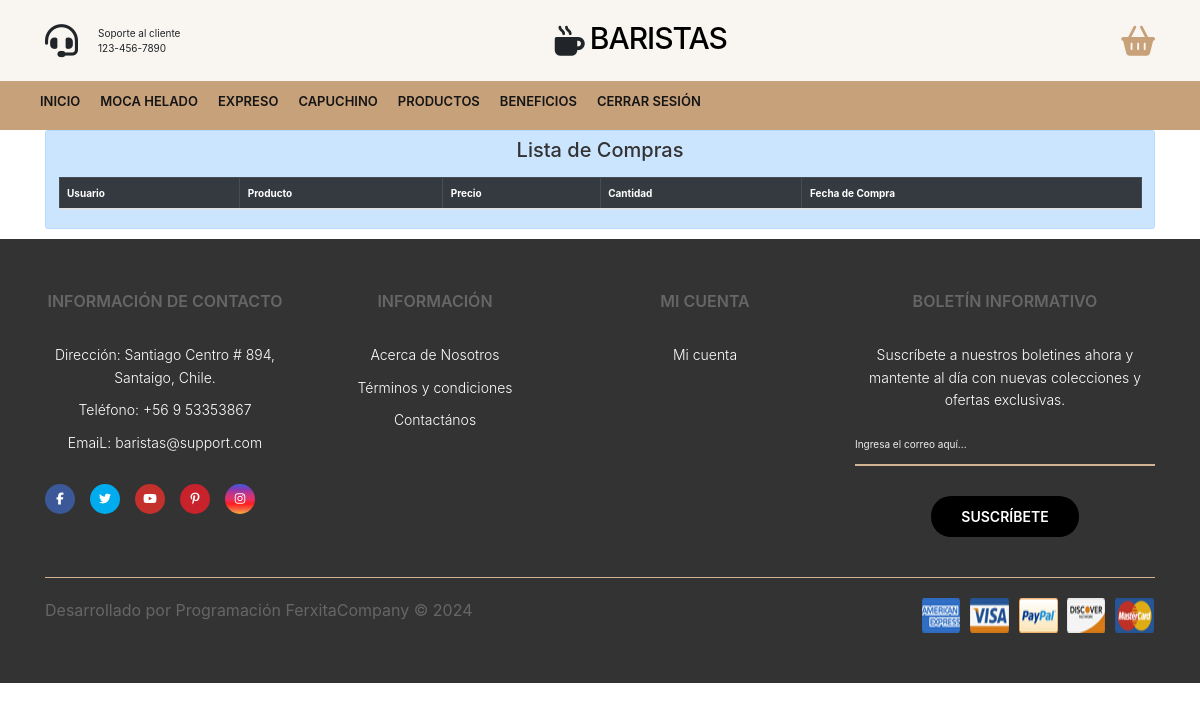
Before: /proyecto/admin/lista-compras/ with the older database file.
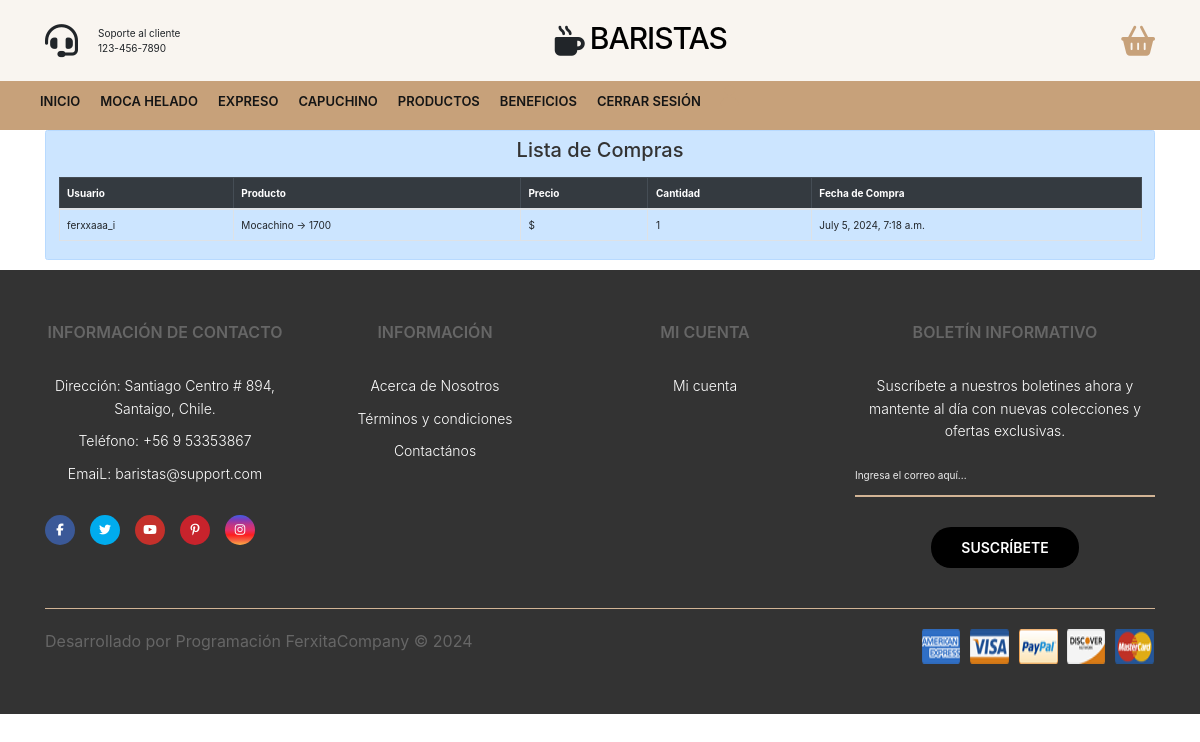
After: the same page with the newer database file.
### proyecto/models.py (models this page shows, shortened)
class Compra(models.Model):
    usuario = models.ForeignKey(User, on_delete=models.CASCADE)
    producto = models.ForeignKey(Producto, on_delete=models.CASCADE)
    cantidad = models.PositiveIntegerField(default=1)
    precio_unitario = models.DecimalField(max_digits=10, decimal_places=0)
    total = models.DecimalField(max_digits=10, decimal_places=0)
    fecha_compra = models.DateTimeField(auto_now_add=True)
    def total(self):
        return self.precio * self.cantidad

class Producto(models.Model):
    nombre = models.CharField(max_length=64)
    categoria = models.CharField(max_length=32)
    precio = models.DecimalField(max_digits=10, decimal_places=0)
    imagen = models.ImageField(upload_to='productos/', default='img/default.jpg')
    def __str__(self):
        return f'{self.nombre} -> {self.precio}'

### proyecto/views.py (the view)
# urls.py: path('admin/lista-compras/', views.lista_compras, name='lista_compras'),
def lista_compras(request):
    compras = Compra.objects.all()
    return render(request, 'proyecto/lista_compras.html', {'compras': compras})

### proyecto/context_processor.py (called while the page is built)
def total_carrito(request):
    total = 0
    if request.user.is_authenticated:
        if "carrito" in request.session.keys():
            for key, value in request.session["carrito"].items():
                total += int(value["acumulado"])
    return {"total_carrito": total}

### proyecto/templates/proyecto/lista_compras.html
{% extends 'proyecto/base.html' %}
{% block content %}
<div class="container">
    <div class="alert alert-primary" role="alert">
        <h2 class="text-center mb-4">Lista de Compras</h2>
        <div class="table-responsive">
            <table class="table table-bordered">
                <thead class="table-dark">
                    <tr>
                        <th scope="col">Usuario</th>
                        <th scope="col">Producto</th>
                        <th scope="col">Precio</th>
                        <th scope="col">Cantidad</th>
                        <th scope="col">Fecha de Compra</th>
                    </tr>
                </thead>
                <tbody>
                    {% for compra in compras %}
                        <tr>
                            <td>{{ compra.usuario.username }}</td>
                            <td>{{ compra.producto }}</td>
                            <td>${{ compra.precio }}</td>
                            <td>{{ compra.cantidad }}</td>
                            <td>{{ compra.fecha_compra }}</td>
                        </tr>
                    {% endfor %}
                </tbody>
            </table>
        </div>
    </div>
</div>
{% endblock %}

Changed rows visible on the page:
added Compra: usuario.username "ferxxaaa_i", producto "Mocachino -> 1700", cantidad "1", fecha_compra "July 5, 2024, 7:18 a.m."
